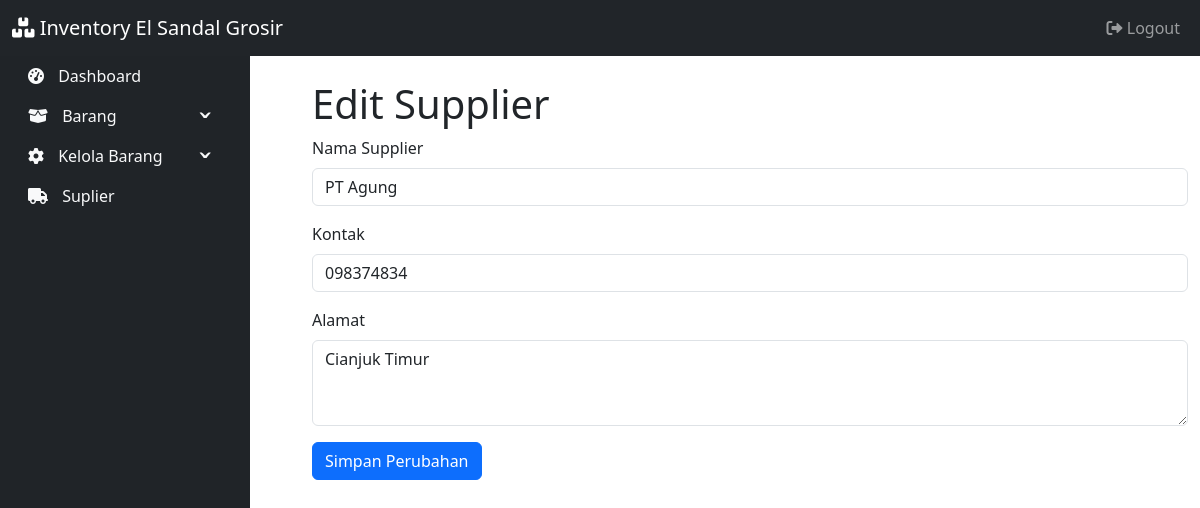
Page /halaman/edit_suplier.php?id=1 (signed in) on the committed database.
### tables this page shows
CREATE TABLE `suplier` (
  `id` int(11) NOT NULL,
  `nama` varchar(255) NOT NULL,
  `kontak` varchar(255) DEFAULT NULL,
  `alamat` text DEFAULT NULL
);

### halaman/edit_suplier.php (the view, shortened to what this page needs)
<?php
include '../koneksi/koneksi.php';
$id = $_GET['id'];
$querySuplier = "SELECT * FROM suplier WHERE id = ?";
$stmt = $koneksi->prepare($querySuplier);
$stmt->bind_param("i", $id);
$stmt->execute();
$suplier = $stmt->get_result()->fetch_assoc();
?>
<!DOCTYPE html>
<html lang="en">
<head>
    <link href="https://cdn.jsdelivr.net/npm/bootstrap@5.3.1/dist/css/bootstrap.min.css" rel="stylesheet">
</head>
<body>
    <?php include '../komponen/navbar.php'; ?>
    <div class="container-fluid">
        <div class="row">
            <?php include '../komponen/sidebar.php'; ?>
            <div class="col-md-9 offset-md-3 mt-4">
                <h1>Edit Supplier</h1>
                <form id="editSuplierForm" method="POST" action="">
                    <div class="mb-3">
                        <label for="nama" class="form-label">Nama Supplier</label>
                        <input type="text" class="form-control" id="nama" name="nama" value="<?php echo $suplier['nama']; ?>" required>
                    </div>
                    <div class="mb-3">
                        <label for="kontak" class="form-label">Kontak</label>
                        <input type="text" class="form-control" id="kontak" name="kontak" value="<?php echo $suplier['kontak']; ?>" required>
                    </div>
                    <div class="mb-3">
                        <label for="alamat" class="form-label">Alamat</label>
                        <textarea class="form-control" id="alamat" name="alamat" rows="3" required><?php echo $suplier['alamat']; ?></textarea>
                    </div>
                    <button type="submit" class="btn btn-primary">Simpan Perubahan</button>
                </form>
            </div>
        </div>
    </div>
</body>
</html>

### rows in the picture
suplier: nama "PT Agung", kontak "098374834", alamat "Cianjuk Timur"
